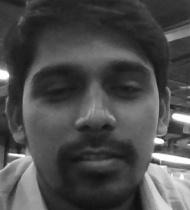
#> input picture Capturing/TrainImages/10125/10125_1.jpg, 190 x 210 px, given in place of the camera
$ python Tester.py
#> lines starting #> are read from the running program, lines starting #| are printed output that depends on the picture; after the words box and inside, x2 and y2 are one past the last pixel; in counts of white or black regions, pixels touching at a corner belong together
import settings
import cv2
from glob import glob
import os
import sys

print("Taking test images")
cap = cv2.VideoCapture(0)

while True:
    try:
        empid = int(input("Enter employee ID: \n"))
    except ValueError:
        print("Sorry, I didn't understand that. \n")
    else:
        break
#> this loop made 1 pass; the answer given on pass 1: 3

id_sr_no = {}
image_paths = [y for x in os.walk(os.path.join(os.getcwd(),'TestImages')) for y in glob(os.path.join(x[0], '*.jpg'))]
for image_path in image_paths:
    idno = int(os.path.split(image_path)[1].split("_")[0])
    id_sr_no.setdefault(idno, [])
    srno = int(os.path.split(image_path)[1].split("_")[1].split('.')[0])
    id_sr_no[idno].append(srno)

if empid in id_sr_no:
    if len(id_sr_no[empid])==0:
        img_no=1
    else:
        img_no = max(id_sr_no[empid])+1
else:
    img_no=1


while 1:
    ret, img = cap.read()
#> img is the input picture: shape (210, 190, 3); min 14, max 255, mean 76.5

#    if ret==False:
#          print ('cannot read frame')
#          break

    gray = cv2.cvtColor(img, cv2.COLOR_BGR2GRAY)
    faces = settings.face_cascade.detectMultiScale(gray, 1.3, 5)
#> faces = [[17, 29, 151, 151]]

    print("Found {0} faces!".format(len(faces)))
#| Found 1 faces!
    if len(faces) > 1:   #len(faces) == 0 or
        print("found more than one face") #break
    else:
        pass
    for (x,y,w,h) in faces:
        cv2.rectangle(img,(x,y),(x+w,y+h),(255,0,0),1)
        roi_gray = gray[y-20:y+h+20, x-10:x+w+10]
        roi_color = img[y:y+h, x:x+w]

        eyes = settings.eye_cascade.detectMultiScale(roi_gray)
        for (ex,ey,ew,eh) in eyes:
            cv2.rectangle(roi_color,(ex,ey),(ex+ew,ey+eh),(0,255,0),1)
#> this loop made 1 pass
#> (x, y, w, h, eyes) on pass 1: (17, 29, 151, 151, [[81, 37, 66, 66]])
#> pass 1, `roi_gray = gray[y-20:y+h+20, x-10:x+w+10]`:
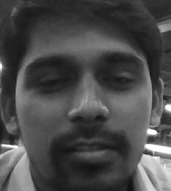
#> roi_gray: shape (191, 171); min 14, max 255, mean 74.6
#> pass 1, `roi_color = img[y:y+h, x:x+w]`:
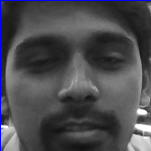
#> roi_color: shape (151, 151, 3); mean B, G, R 78.4, 75, 75
#> after the loop:
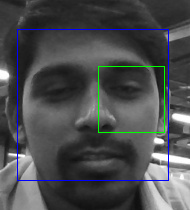
#> img: shape (210, 190, 3); 2.18% of pixels changed, all inside (x1, y1, x2, y2) = (17, 29, 169, 181)
#> after the loop:
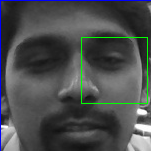
#> roi_color: shape (151, 151, 3); 1.16% of pixels changed, all inside (x1, y1, x2, y2) = (81, 37, 148, 104)

    # Display the resulting frame
    cv2.imshow('Test Image',img)
    k = cv2.waitKey(1) & 0xFF
#> (key q is pressed here)

    #Wait to press 's' key for capturing
    if k == ord('s') and len(faces) == 1:
        while not os.path.exists(os.path.join(os.path.join(os.getcwd(),'TestImages'), str(empid) + '_' + str(img_no) + '.jpg')):
            cv2.imwrite(os.path.join(os.path.join(os.getcwd(),'TestImages'), str(empid) + '_' + str(img_no) + '.jpg'), roi_gray)
        img_no += 1

    #Wait to press 'q' key to quit
    elif k == ord('q'):
        cap.release()
        cv2.destroyAllWindows()
        break
cap.release()


# For face recognition we will the the LBPH Face Recognizer
recognizer = cv2.face.LBPHFaceRecognizer_create()
model_path = [y for x in os.walk(os.getcwd()) for y in glob(os.path.join(x[0], '*.xml'))]
#> (the run stopped early here; a loop or call above may not have finished)

$ run again, on Capturing/TrainImages/10125/10125_10.jpg
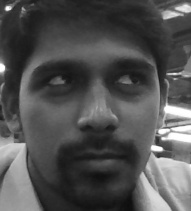
#> input picture Capturing/TrainImages/10125/10125_10.jpg, 191 x 211 px, given in place of the camera
#> the loop `while True:` made 1 pass; the answer given on pass 1: 3
#> img is the input picture: shape (211, 191, 3); min 13, max 255, mean 81.7
#> faces = [[20, 28, 151, 151]]
#| Found 1 faces!
#> the loop `for (x,y,w,h) in faces:` made 1 pass
#> (x, y, w, h, eyes) on pass 1: (20, 28, 151, 151, [[22, 44, 54, 54], [88, 40, 58, 58]])
#> after the loop `for (x,y,w,h) in faces:`:
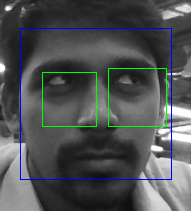
#> img: shape (211, 191, 3); 2.61% of pixels changed, all inside (x1, y1, x2, y2) = (20, 28, 172, 180)
#> after the loop `for (x,y,w,h) in faces:`:
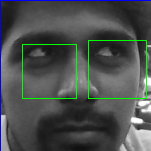
#> roi_color: shape (151, 151, 3); mean B, G, R 78.3, 80, 75
